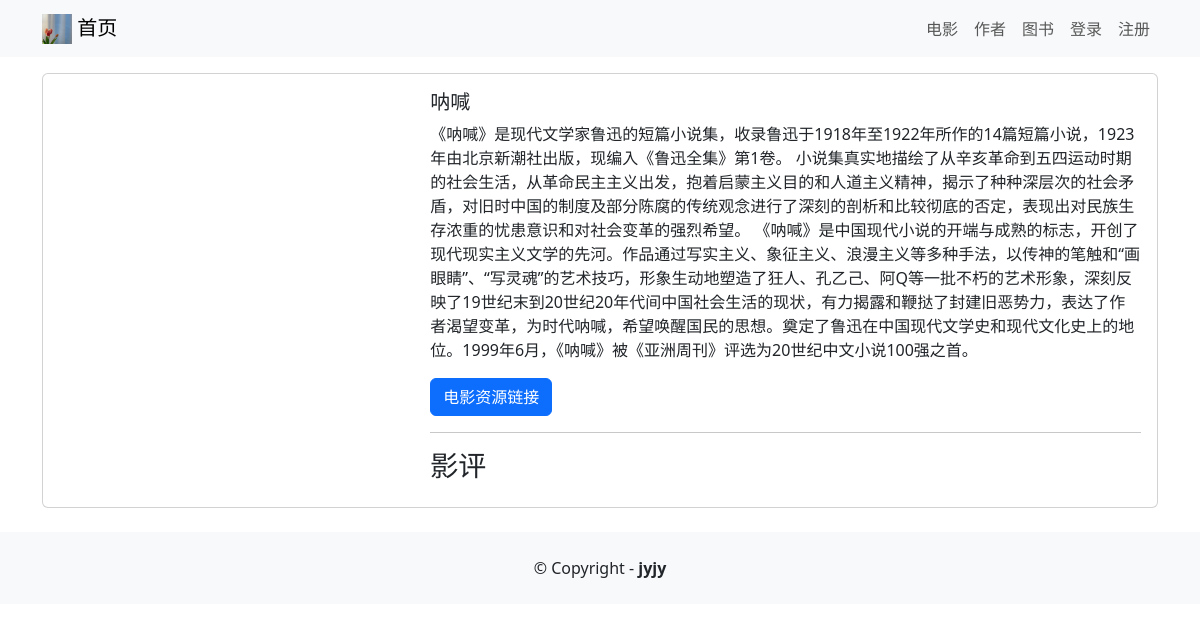
Page /book/3 on the committed database.
### book/models.py (models this page shows, shortened)
class Book(models.Model) :
    title = models.CharField(max_length=100, default=" ", verbose_name="书籍名")
    authors = models.CharField(max_length=64, default=" ", verbose_name="作者")
    publisher = models.CharField(max_length=254, default=" ", verbose_name="出版社")
    description = models.CharField(max_length=1000, default=" ", verbose_name="书籍简介")
    image = models.ImageField(upload_to='book/images/', verbose_name="书籍封面")
    url = models.URLField(blank=True, verbose_name="书籍资源链接")
    class Meta:
        verbose_name = "图书管理"
        verbose_name_plural = "书籍列表"

### book/views.py (the view)
# urls.py: path('<int:book_id>', views.bookdetail, name='bookdetail'),
def bookdetail(request, book_id):
    book = get_object_or_404(Book, pk=book_id)
    reviews = Review2.objects.filter(book=book)
    return render(request, 'bookdetail.html', {'book': book,'reviews':reviews})

### book/templates/bookdetail.html (shortened to what this page needs)
{% extends 'base.html' %}
{% block content %}
<div class="card mb-3">
    <div class="row g-0">
        <div class="col-md-4">
        </div>
        <div class="col-md-8">
            <div class="card-body">
                <h5 class="card-title">{{ book.title }}</h5>
                <p class="card-text">{{ book.description }}</p>
                <p class="card-text">
                    {% if book.url %}
                    <a href="{{ book.url }}" class="btn btn-primary">
                        电影资源链接
                    </a>
                    {% endif %}
                </p>
                <hr/>
                <h3>影评</h3>
            </div>
        </div>
    </div>
</div>
{% endblock content %}

### rows in the picture
Book: title "呐喊", description "《呐喊》是现代文学家鲁迅的短篇小说集，收录鲁迅于1918年至1922年所作的14篇短篇小说，1923年由北京新潮社出版，现编入《鲁迅全集》第1卷。 小说集真实地描绘了从辛亥革命到五四运动时期的社会生活，从革命民主主义出发，抱着启蒙主义目的和人道主义精神，揭示了种种深层次的社会矛盾，对旧时中国的制度及部分陈腐的传统观念进行了深刻的剖析和比较彻底的否定，表现出对民族生存浓重的忧患意识和对社会变革的强烈希望。 《呐喊》是中国现代小说的开端与成熟的标志，开创了现代现实主义文学的先河。作品通过写实主义、象征主义、浪漫主义等多种手法，以传神的笔触和“画眼睛”、“写灵魂”的艺术技巧，形象生动地塑造了狂人、孔乙己、阿Q等一批不朽的艺术形象，深刻反映了19世纪末到20世纪20年代间中国社会生活的现状，有力揭露和鞭挞了封建旧恶势力，表达了作者渴望变革，为时代呐喊，希望唤醒国民的思想。奠定了鲁迅在中国现代文学史和现代文化史上的地位。1999年6月，《呐喊》被《亚洲周刊》评选为20世纪中文小说100强之首。"
